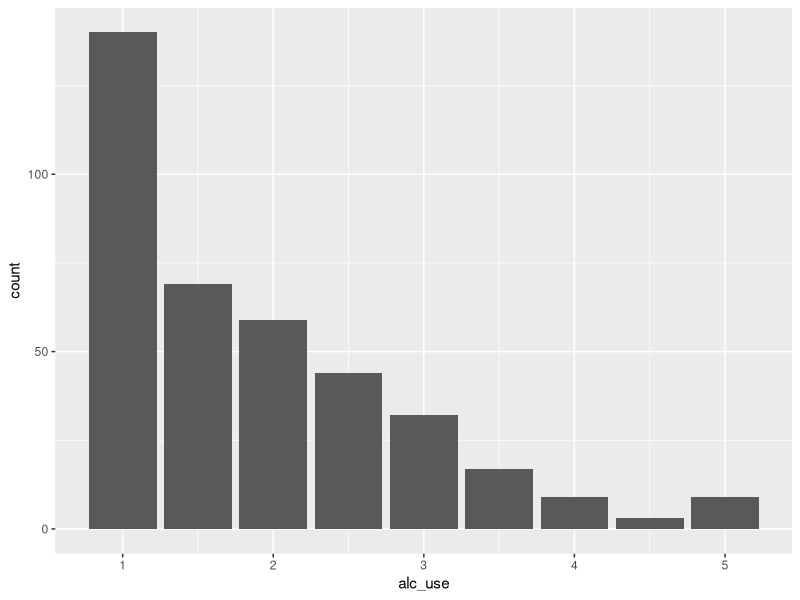
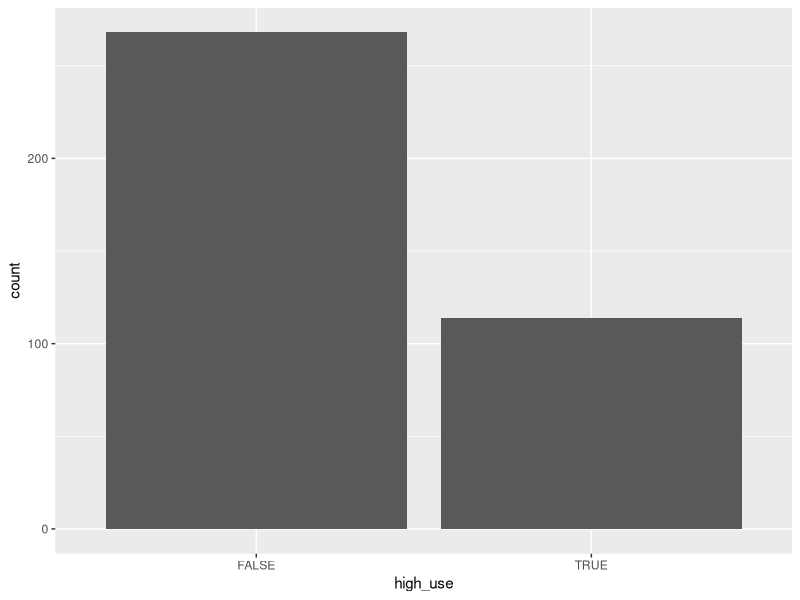
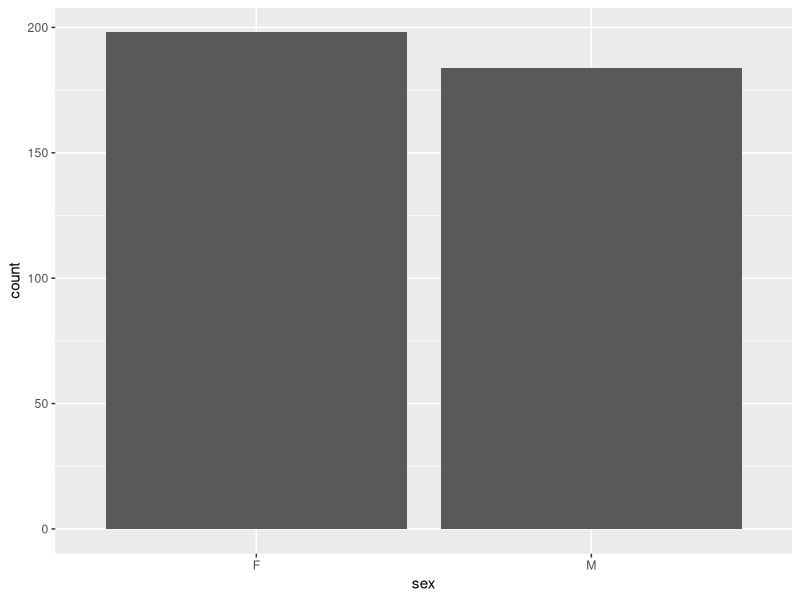
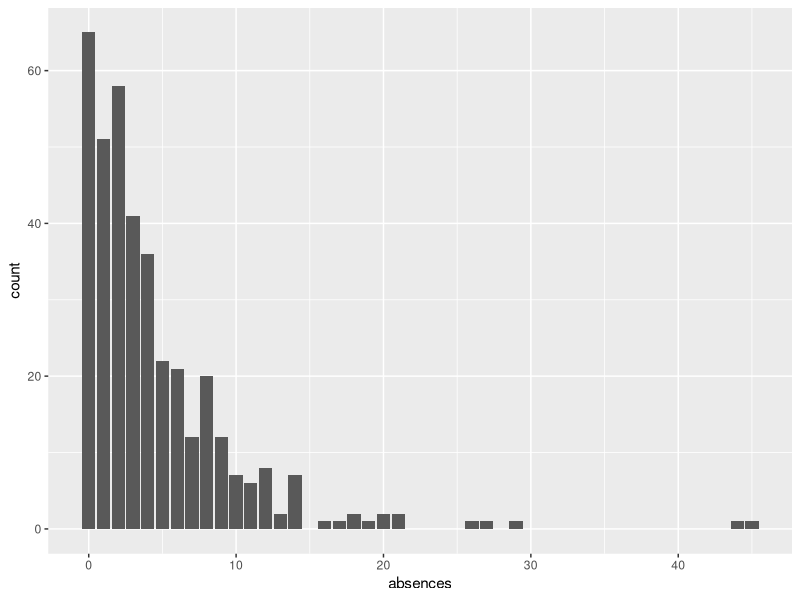
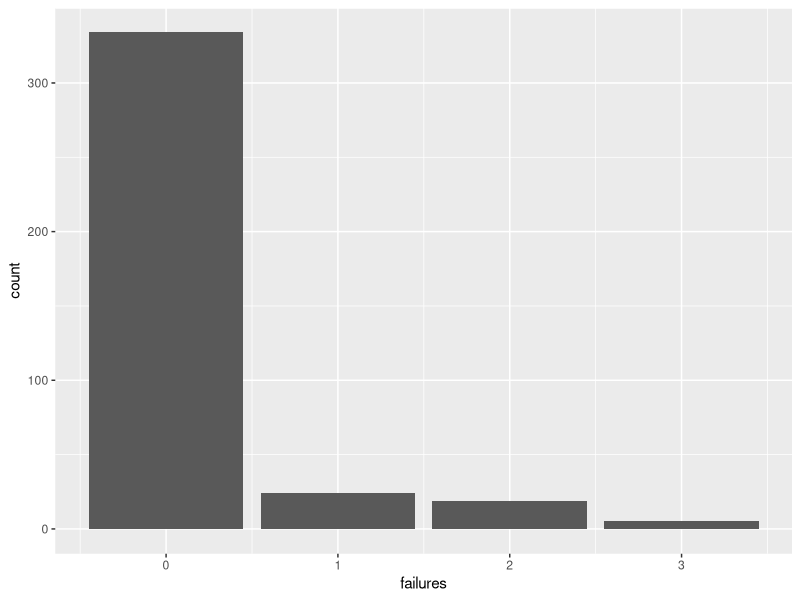
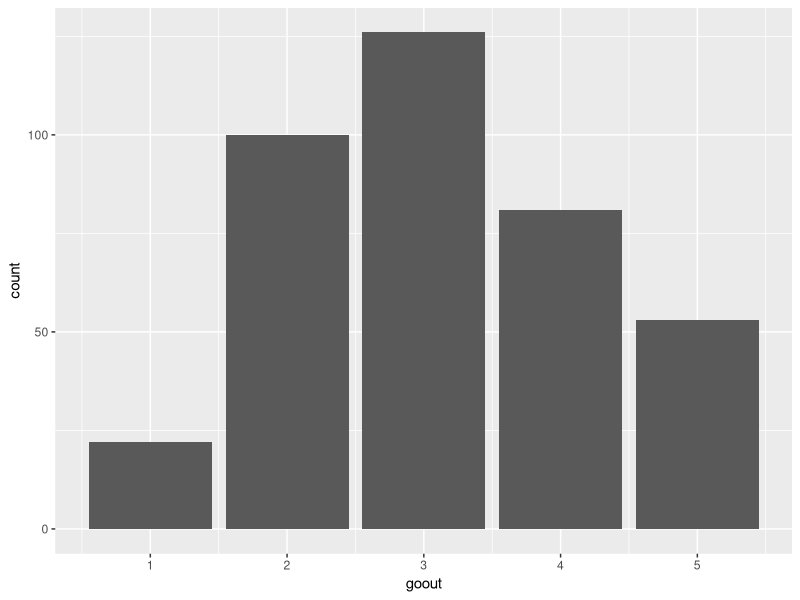
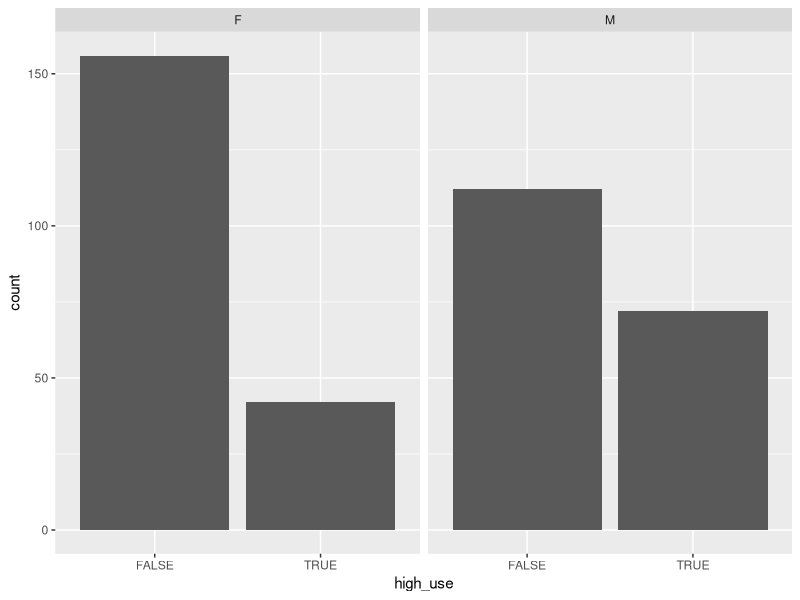
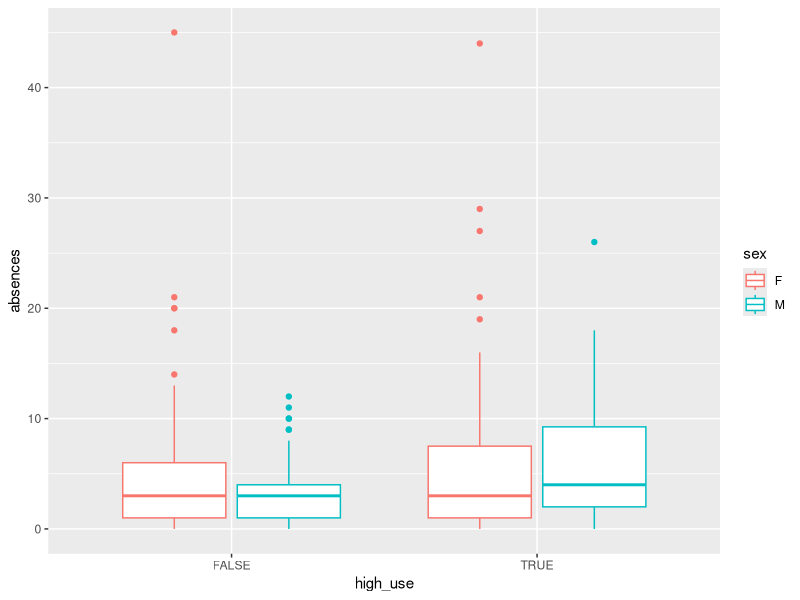

R code for these plots, in order:
## ---- chunk 1
# Access the needed libraries:
library(dplyr)
library(tidyr)
library(ggplot2)
library(boot)
## ---- chunk 2
alc <- read.table("alc.csv", header = TRUE, sep = ";")
glimpse(alc)

## ---- chunk 3
ggplot(data = alc, aes(x = alc_use)) + geom_bar()
ggplot(data = alc, aes(x = high_use)) + geom_bar()
ggplot(data = alc, aes(x = sex)) + geom_bar()
ggplot(data = alc, aes(x = absences)) + geom_bar()
ggplot(data = alc, aes(x = failures)) + geom_bar()
ggplot(data = alc, aes(x = goout)) + geom_bar()
## ---- chunk 4
g2 <- ggplot(data = alc, aes(x = high_use))
g2 + geom_bar() + facet_wrap("sex")

## ---- chunk 5
alc %>% group_by(alc_use) %>% summarise(count = n(), mean_absences = mean(absences), mean_failures = mean(failures), mean_goout = mean(goout))
## ---- chunk 6
alc %>% group_by(alc_use, sex) %>% summarise(count = n(), mean_absences = mean(absences), mean_failures = mean(failures), mean_goout = mean(goout))
## ---- chunk 7
alc %>% group_by(high_use, sex) %>% summarise(count = n(), mean_absences = mean(absences), mean_failures = mean(failures), mean_goout = mean(goout))
## ---- chunk 8
g1 <- ggplot(alc, aes(x = high_use, col = sex, y = absences))
g1 + geom_boxplot() + ylab("absences")

g2 <- ggplot(alc, aes(x = high_use, col = sex, y = failures))
g2 + geom_boxplot() + ylab("failures")

g3 <- ggplot(alc, aes(x = high_use, col = sex, y = goout))
g3 + geom_boxplot() + ylab("goout")

## ---- chunk 9
# find the model with glm()
m1 <- glm(high_use ~ sex + absences + failures + goout, data = alc, family = "binomial")
## ---- chunk 10
# print out a summary of the model
summary(m1)
## ---- chunk 11
# compute odds ratios (OR)
OR1 <- coef(m1) %>% exp

# compute confidence intervals (CI)
CI1 <- confint(m1) %>% exp

# print out the odds ratios with their confidence intervals
cbind(OR1, CI1)
## ---- chunk 12
m2 <- glm(high_use ~ sex + absences + goout, data = alc, family = "binomial")

summary(m2)
## ---- chunk 13
# predict() the probability of high_use
probabilities <- predict(m2, type = "response")

# add the predicted probabilities to 'alc'
alc <- mutate(alc, probability = probabilities)

# use the probabilities to make a prediction of high_use
alc <- mutate(alc, prediction = probability>0.5)

# see the last ten original classes, predicted probabilities, and class predictions
select(alc, absences, sex, goout, high_use, probability, prediction) %>% tail(10)

# tabulate the target variable versus the predictions
table(high_use = alc$high_use, prediction = alc$prediction)

# tabulate the target variable versus the predictions with margings:
table(high_use = alc$high_use, prediction = alc$prediction) %>% prop.table() %>% addmargins()
## ---- chunk 14
# initialize a plot of 'high_use' versus 'probability' in 'alc'
g <- ggplot(alc, aes(x = probability, y = high_use, col = prediction))

# define the geom as points and draw the plot
g + geom_point()
## ---- chunk 15
# define a loss function (mean prediction error)
loss_func <- function(class, prob) {
  n_wrong <- abs(class - prob) > 0.5
  mean(n_wrong)
}

# call loss_func to compute the average number of wrong predictions in the (training) data
loss_func(class = alc$high_use, prob = 0)

loss_func(class = alc$high_use, prob = 1)

loss_func(class = alc$high_use, alc$probability)
## ---- chunk 16
# 10-fold cross-validation
cv <- cv.glm(data = alc, cost = loss_func, glmfit = m2, K = 10)

# average number of wrong predictions in the cross validation
cv$delta[1]
